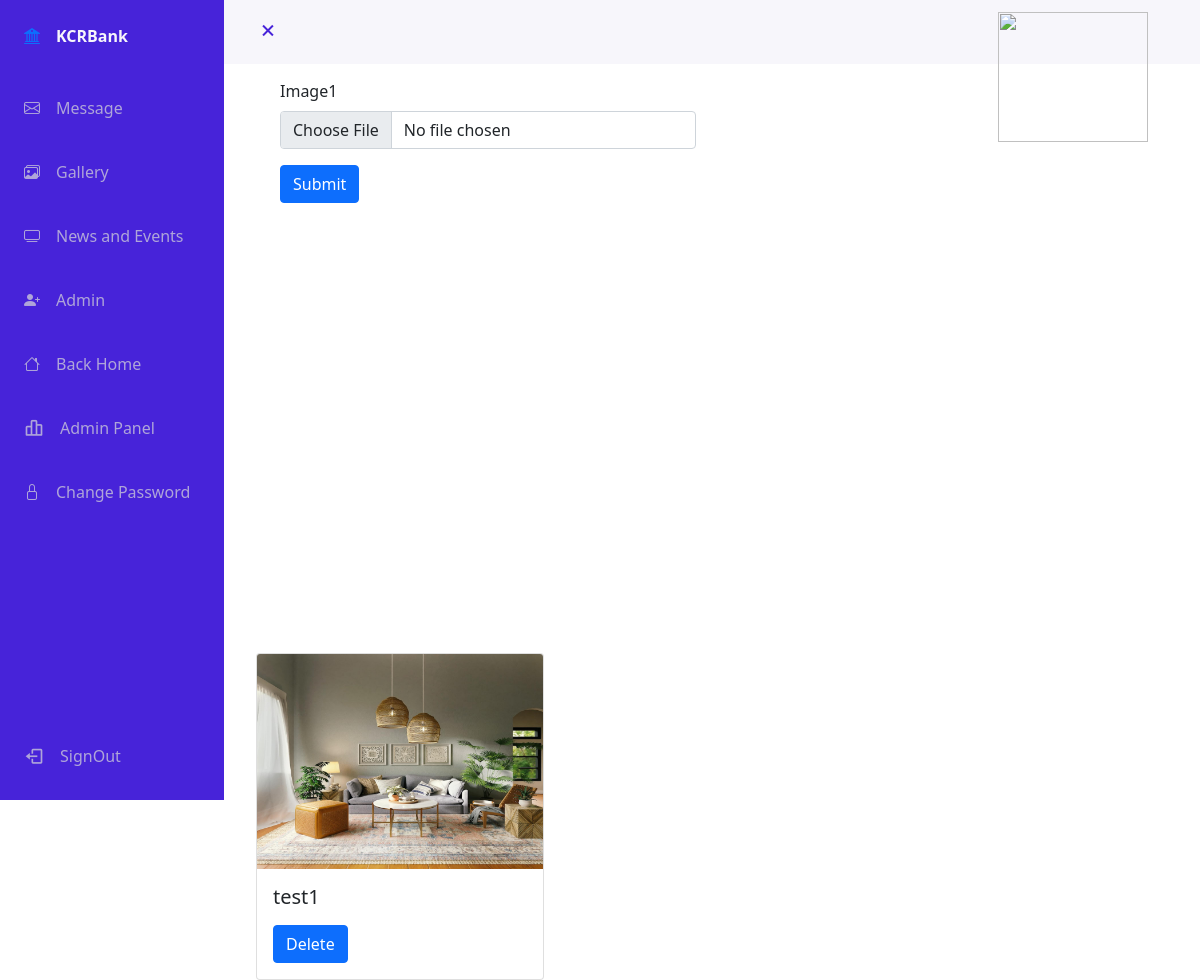
The page /admingalleryimage/71/ (signed in) on the database as committed earlier.
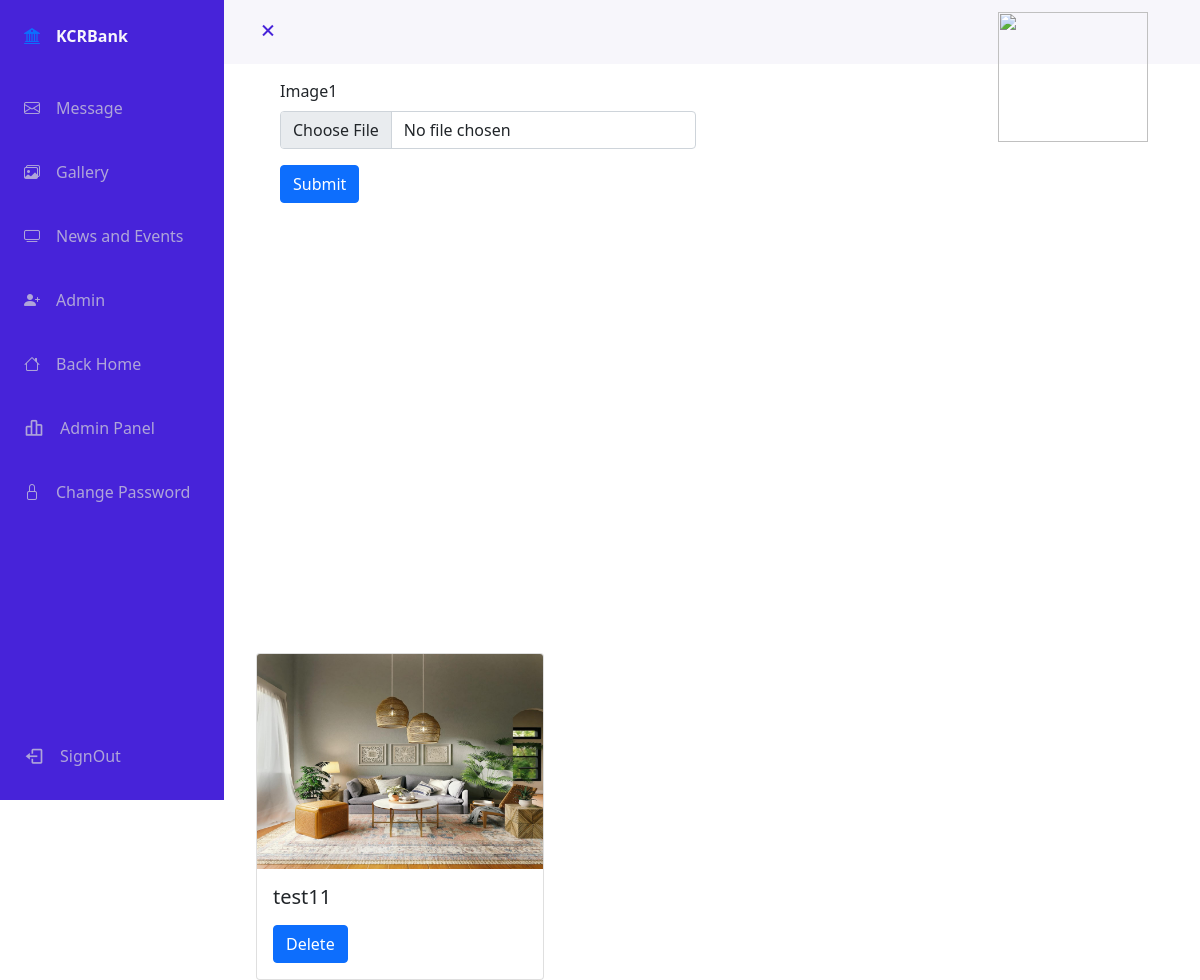
The same page on the database as committed later.
### home/models.py (models this page shows)
class GalleryImage(models.Model):
    title=models.ForeignKey(Gallery,on_delete=models.CASCADE)
    img1=models.ImageField(upload_to="media",blank=True,null=True)
    def __str__(self):
        return self.title.title
    class Meta:
        verbose_name = 'photo'
        verbose_name_plural = 'photos'

class Gallery(models.Model):
    title=models.CharField(max_length=100)
    des=models.TextField()
    cover=models.ImageField(upload_to="media",blank=True,null=True)
    def __str__(self):
        return self.title

### home/views.py (the view)
# urls.py: path('admingalleryimage/<str:id>/',admingalleryimage,name='admingalleryimage'),
@login_required(login_url='adminlogin')
def admingalleryimage(request,id):
    gallery=Gallery.objects.get(id=id)
    galleryimg=GalleryImage.objects.filter(title=id)
    print(galleryimg,'==========999995555555559999=====')
    context={'galleryimg':galleryimg,'gallery':gallery}
    return render(request,'admin/add_galleryimage.html',context)

### templates/admin/add_galleryimage.html (shortened to what this page needs)
{% extends 'admin/admin_home.html' %}
{% load static %}
{% block contentadmin %}
    <div class="container">
        <div class="row w-50">
            <form action="{% url 'admingalleryimageadd' %}" method="post" enctype="multipart/form-data">
                <div class="mb-3">
                    <label for="exampleFormControlInput1" class="form-label">Title </label>
                  </div>
                  <div class="mb-3">
                    <label for="formFile" class="form-label">Image1</label>
                    <input class="form-control" type="file" id="id_image" name="img1">
                  </div>
                  <button type="submit" class="btn btn-primary" id="confirm-btn">Submit</button>
            </form>
        </div>
        <div class="row">
          <div id="image-box" class="image-container"></div>
			  </div>
        </div>
        <div class="row">
            {% for x in galleryimg %}
           <div class="col">
            <div class="card" style="width: 18rem;">
              <img src="{{x.img1.url}}" class="card-img-top" alt="...">
              <div class="card-body">
                <h5 class="card-title">{{x.title}}</h5>
                <a href="{% url 'deletegallerysingle' x.id %}"><button  class="btn btn-primary">Delete</button></a>
              </div>
            </div>
          </div>
              {% endfor %}
        </div>
{% endblock contentadmin %}

Rows that differ between the two databases and show on the page:
changed through a linked row, GalleryImage: title "test1" → "test11"
